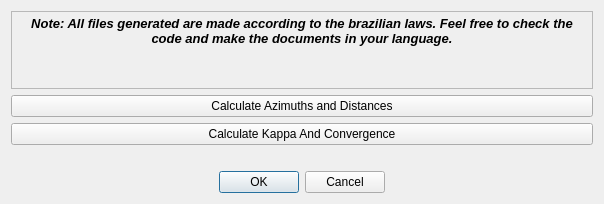
<?xml version="1.0" encoding="UTF-8"?>
<ui version="4.0">
 <class>AzimuthDistanceCalculator</class>
 <widget class="QDialog" name="AzimuthDistanceCalculator">
  <property name="geometry">
   <rect>
    <x>0</x>
    <y>0</y>
    <width>604</width>
    <height>204</height>
   </rect>
  </property>
  <property name="windowTitle">
   <string>AzimuthDistanceCalculator</string>
  </property>
  <layout class="QGridLayout" name="gridLayout">
   <item row="4" column="0">
    <layout class="QVBoxLayout" name="verticalLayout">
     <item>
      <widget class="QTextEdit" name="textEdit">
       <property name="enabled">
        <bool>false</bool>
       </property>
       <property name="html">
        <string>&lt;!DOCTYPE HTML PUBLIC &quot;-//W3C//DTD HTML 4.0//EN&quot; &quot;http://www.w3.org/TR/REC-html40/strict.dtd&quot;&gt;
&lt;html&gt;&lt;head&gt;&lt;meta name=&quot;qrichtext&quot; content=&quot;1&quot; /&gt;&lt;style type=&quot;text/css&quot;&gt;
p, li { white-space: pre-wrap; }
&lt;/style&gt;&lt;/head&gt;&lt;body style=&quot; font-family:'MS Shell Dlg 2'; font-size:8.25pt; font-weight:400; font-style:normal;&quot;&gt;
&lt;p align=&quot;center&quot; style=&quot; margin-top:0px; margin-bottom:0px; margin-left:0px; margin-right:0px; -qt-block-indent:0; text-indent:0px;&quot;&gt;&lt;span style=&quot; font-size:10pt; font-weight:600; font-style:italic; color:#000000;&quot;&gt;Note: All files generated are made according to the brazilian laws. Feel free to check the code and make the documents in your language.&lt;/span&gt;&lt;/p&gt;&lt;/body&gt;&lt;/html&gt;</string>
       </property>
      </widget>
     </item>
     <item>
      <widget class="QPushButton" name="azimuthsAndDistancesButton">
       <property name="toolTip">
        <string>Generates a CSV with azimuths and distances for the selected feature</string>
       </property>
       <property name="text">
        <string>Calculate Azimuths and Distances</string>
       </property>
      </widget>
     </item>
     <item>
      <widget class="QPushButton" name="kappaAndConvergenceButton">
       <property name="text">
        <string>Calculate Kappa And Convergence</string>
       </property>
      </widget>
     </item>
     <item>
      <spacer name="horizontalSpacer">
       <property name="orientation">
        <enum>Qt::Horizontal</enum>
       </property>
       <property name="sizeHint" stdset="0">
        <size>
         <width>40</width>
         <height>20</height>
        </size>
       </property>
      </spacer>
     </item>
     <item>
      <widget class="QDialogButtonBox" name="buttonBox">
       <property name="orientation">
        <enum>Qt::Horizontal</enum>
       </property>
       <property name="standardButtons">
        <set>QDialogButtonBox::Cancel|QDialogButtonBox::Ok</set>
       </property>
       <property name="centerButtons">
        <bool>true</bool>
       </property>
      </widget>
     </item>
    </layout>
   </item>
  </layout>
 </widget>
 <resources/>
 <connections>
  <connection>
   <sender>buttonBox</sender>
   <signal>accepted()</signal>
   <receiver>AzimuthDistanceCalculator</receiver>
   <slot>accept()</slot>
   <hints>
    <hint type="sourcelabel">
     <x>248</x>
     <y>254</y>
    </hint>
    <hint type="destinationlabel">
     <x>157</x>
     <y>274</y>
    </hint>
   </hints>
  </connection>
  <connection>
   <sender>buttonBox</sender>
   <signal>rejected()</signal>
   <receiver>AzimuthDistanceCalculator</receiver>
   <slot>reject()</slot>
   <hints>
    <hint type="sourcelabel">
     <x>316</x>
     <y>260</y>
    </hint>
    <hint type="destinationlabel">
     <x>286</x>
     <y>274</y>
    </hint>
   </hints>
  </connection>
 </connections>
</ui>
